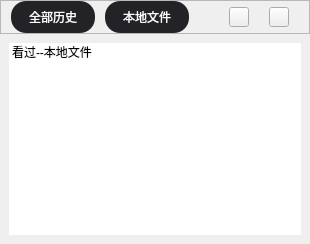
           <widget class="QWidget" name="tab_history">
            <attribute name="title">
             <string>看过</string>
            </attribute>
            <layout class="QVBoxLayout" name="verticalLayout_6">
             <property name="spacing">
              <number>0</number>
             </property>
             <property name="leftMargin">
              <number>0</number>
             </property>
             <property name="topMargin">
              <number>0</number>
             </property>
             <property name="rightMargin">
              <number>0</number>
             </property>
             <property name="bottomMargin">
              <number>0</number>
             </property>
             <item>
              <layout class="QVBoxLayout" name="verticalLayout_5">
               <item>
                <widget class="QFrame" name="frame_his">
                 <property name="frameShape">
                  <enum>QFrame::StyledPanel</enum>
                 </property>
                 <property name="frameShadow">
                  <enum>QFrame::Raised</enum>
                 </property>
                 <layout class="QHBoxLayout" name="horizontalLayout_11">
                  <property name="spacing">
                   <number>0</number>
                  </property>
                  <property name="leftMargin">
                   <number>0</number>
                  </property>
                  <property name="topMargin">
                   <number>0</number>
                  </property>
                  <property name="rightMargin">
                   <number>0</number>
                  </property>
                  <property name="bottomMargin">
                   <number>0</number>
                  </property>
                  <item>
                   <layout class="QHBoxLayout" name="horizontalLayout_10">
                    <item>
                     <spacer name="horizontalSpacer_8">
                      <property name="orientation">
                       <enum>Qt::Horizontal</enum>
                      </property>
                      <property name="sizeType">
                       <enum>QSizePolicy::Fixed</enum>
                      </property>
                      <property name="sizeHint" stdset="0">
                       <size>
                        <width>10</width>
                        <height>20</height>
                       </size>
                      </property>
                     </spacer>
                    </item>
                    <item>
                     <widget class="QPushButton" name="pushButton_his_all">
                      <property name="minimumSize">
                       <size>
                        <width>84</width>
                        <height>32</height>
                       </size>
                      </property>
                      <property name="styleSheet">
                       <string notr="true">QPushButton
{
background-color:#222227;
border-radius:15px;
color: rgb(253, 253, 253);
font: 23 10pt &quot;Microsoft YaHei&quot;;
}

QPushButton:hover
{
color: rgb(255, 85, 0);
}</string>
                      </property>
                      <property name="text">
                       <string>全部历史</string>
                      </property>
                     </widget>
                    </item>
                    <item>
                     <spacer name="horizontalSpacer_9">
                      <property name="orientation">
                       <enum>Qt::Horizontal</enum>
                      </property>
                      <property name="sizeType">
                       <enum>QSizePolicy::Fixed</enum>
                      </property>
                      <property name="sizeHint" stdset="0">
                       <size>
                        <width>10</width>
                        <height>20</height>
                       </size>
                      </property>
                     </spacer>
                    </item>
                    <item>
                     <widget class="QPushButton" name="pushButton_his_localfile">
                      <property name="minimumSize">
                       <size>
                        <width>84</width>
                        <height>32</height>
                       </size>
                      </property>
                      <property name="maximumSize">
                       <size>
                        <width>16777215</width>
                        <height>36</height>
                       </size>
                      </property>
                      <property name="styleSheet">
                       <string notr="true">QPushButton
{
background-color:#222227;
border-radius:15px;
color: rgb(253, 253, 253);
font: 23 10pt &quot;Microsoft YaHei&quot;;
}

QPushButton:hover
{
color: rgb(255, 85, 0);
}</string>
                      </property>
                      <property name="text">
                       <string>本地文件</string>
                      </property>
                     </widget>
                    </item>
                    <item>
                     <spacer name="horizontalSpacer_6">
                      <property name="orientation">
                       <enum>Qt::Horizontal</enum>
                      </property>
                      <property name="sizeHint" stdset="0">
                       <size>
                        <width>40</width>
                        <height>20</height>
                       </size>
                      </property>
                     </spacer>
                    </item>
                    <item>
                     <widget class="QPushButton" name="pushButton_his_select">
                      <property name="minimumSize">
                       <size>
                        <width>20</width>
                        <height>20</height>
                       </size>
                      </property>
                      <property name="maximumSize">
                       <size>
                        <width>20</width>
                        <height>20</height>
                       </size>
                      </property>
                      <property name="styleSheet">
                       <string notr="true">QPushButton
{
border-image: url(:/images/icon/all_openfile.png);
}
QPushButton:hover
{
border-image: url(:/images/icon/all_openfile_hover.png);
}</string>
                      </property>
                      <property name="text">
                       <string/>
                      </property>
                     </widget>
                    </item>
                    <item>
                     <spacer name="horizontalSpacer_10">
                      <property name="orientation">
                       <enum>Qt::Horizontal</enum>
                      </property>
                      <property name="sizeType">
                       <enum>QSizePolicy::Fixed</enum>
                      </property>
                      <property name="sizeHint" stdset="0">
                       <size>
                        <width>20</width>
                        <height>20</height>
                       </size>
                      </property>
                     </spacer>
                    </item>
                    <item>
                     <widget class="QPushButton" name="pushButton_his_alldelete">
                      <property name="minimumSize">
                       <size>
                        <width>20</width>
                        <height>20</height>
                       </size>
                      </property>
                      <property name="maximumSize">
                       <size>
                        <width>20</width>
                        <height>20</height>
                       </size>
                      </property>
                      <property name="styleSheet">
                       <string notr="true">QPushButton
{
border-image: url(:/images/icon/his_delete_hover.png);
}
QPushButton:hover
{
border-image: url(:/images/icon/his_delete_hover_orange.png);
}</string>
                      </property>
                      <property name="text">
                       <string/>
                      </property>
                     </widget>
                    </item>
                    <item>
                     <spacer name="horizontalSpacer_7">
                      <property name="orientation">
                       <enum>Qt::Horizontal</enum>
                      </property>
                      <property name="sizeType">
                       <enum>QSizePolicy::Fixed</enum>
                      </property>
                      <property name="sizeHint" stdset="0">
                       <size>
                        <width>20</width>
                        <height>20</height>
                       </size>
                      </property>
                     </spacer>
                    </item>
                   </layout>
                  </item>
                 </layout>
                </widget>
               </item>
               <item>
                <widget class="QStackedWidget" name="stackedWidget_history">
                 <property name="currentIndex">
                  <number>1</number>
                 </property>
                 <widget class="QWidget" name="page_5">
                  <layout class="QVBoxLayout" name="verticalLayout_7">
                   <item>
                    <widget class="QListWidget" name="listWidget_his_all">
                     <property name="styleSheet">
                      <string notr="true">QListWidget
{
border:none;
}
QListWidget::item
{

}

QListWidget::item:hover
{

}</string>
                     </property>
                     <item>
                      <property name="text">
                       <string>看过---全部历史</string>
                      </property>
                     </item>
                    </widget>
                   </item>
                  </layout>
                 </widget>
                 <widget class="QWidget" name="page_local">
                  <layout class="QVBoxLayout" name="verticalLayout_8">
                   <item>
                    <widget class="QListWidget" name="listWidget_his_local">
                     <property name="styleSheet">
                      <string notr="true">QListWidget
{
border:none;
}
QListWidget::item
{

}

QListWidget::item:hover
{

}</string>
                     </property>
                     <item>
                      <property name="text">
                       <string>看过--本地文件</string>
                      </property>
                     </item>
                    </widget>
                   </item>
                  </layout>
                 </widget>
                </widget>
               </item>
              </layout>
             </item>
            </layout>
           </widget>
